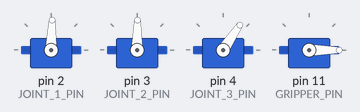
Simulated run of this sketch. Board: Arduino Uno, built with avr-gcc and run on an emulated ATmega328P. Shown: 4 × servo.

Above: at 0.1 s.
At 10.1 s:
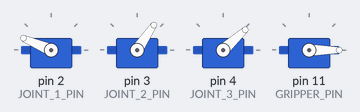
At 15.2 s:
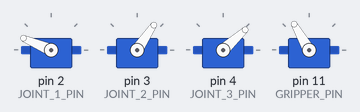
At 20.6 s:
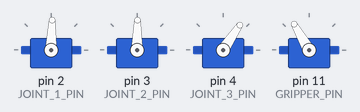
At 30.6 s:
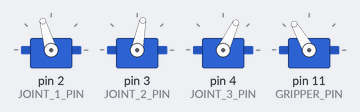
At 36.0 s:
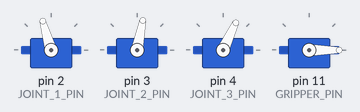
Timing chart, 0 to 40.0 s (numbered marks = the images above):
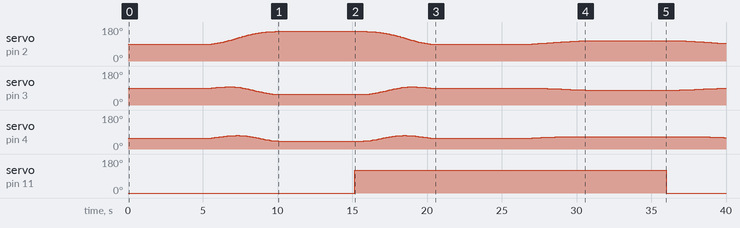

Measured:
- by itself, servo on pin 11 (GRIPPER_PIN): 0° → 120° at 15.2 s, → 0° 20.8 s later
- by itself, servo on pin 2 (JOINT_1_PIN): 88° → 89° at 5.3 s, → 90° 0.20 s later, → 91° 0.10 s later, → 92° 0.10 s later, … (115 changes in this stretch)

The sketch:

robot_arm.ino
```cpp
#include <Servo.h>
#include <math.h>

namespace Config {
constexpr uint8_t JOINT_1_PIN = 2;
constexpr uint8_t JOINT_2_PIN = 3;
constexpr uint8_t JOINT_3_PIN = 4;
constexpr uint8_t GRIPPER_PIN = 11;
constexpr float L1_CM = 9.5f;
constexpr float L2_CM = 15.0f;
constexpr int OFFSET_1 = 88;
constexpr int OFFSET_2 = 89;
constexpr int OFFSET_3 = 56;
constexpr int GRIPPER_OPEN = 0;
constexpr int GRIPPER_CLOSED = 120;
constexpr float SEGMENT_SECONDS = 5.0f;
constexpr float SAMPLE_SECONDS = 0.1f;
}

struct Point3 {
  float x;
  float y;
  float z;
};

struct JointAngles {
  float theta1;
  float theta2;
  float theta3;
};

Servo joint1;
Servo joint2;
Servo joint3;
Servo gripper;

const Point3 HOME = {15.0f, 0.0f, 9.5f};
const Point3 PICKUP = {7.0f, 18.0f, 3.0f};
const Point3 DROP_OFF = {15.0f, 5.0f, 4.5f};

bool solveElbowUp(const Point3 &target, JointAngles &mathAngles) {
  const float radial = sqrt(target.x * target.x + target.y * target.y);
  float cosineTheta3 =
      (radial * radial + target.z * target.z - Config::L1_CM * Config::L1_CM -
       Config::L2_CM * Config::L2_CM) /
      (2.0f * Config::L1_CM * Config::L2_CM);

  if (cosineTheta3 > 1.0001f || cosineTheta3 < -1.0001f) return false;
  cosineTheta3 = constrain(cosineTheta3, -1.0f, 1.0f);

  const float theta3 = -acos(cosineTheta3);
  const float theta2 = atan2(-target.z, radial) -
                       atan2(-Config::L2_CM * sin(theta3),
                             Config::L1_CM + Config::L2_CM * cos(theta3));
  const float theta1 = radial < 0.001f ? 0.0f : atan2(target.y, target.x);

  mathAngles = {theta1 * RAD_TO_DEG, theta2 * RAD_TO_DEG, theta3 * RAD_TO_DEG};
  return true;
}

bool commandCartesian(const Point3 &target) {
  JointAngles theta;
  if (!solveElbowUp(target, theta)) return false;

  const float physical1 = theta.theta1;
  const float physical2 = theta.theta2 + 90.0f;
  const float physical3 = theta.theta3 + 90.0f;

  const int servo1 = constrain(lround(physical1) + Config::OFFSET_1, 0, 180);
  const int servo2 = constrain(-lround(physical2) + Config::OFFSET_2, 0, 180);
  const int servo3 = constrain(-lround(physical3) + Config::OFFSET_3, 0, 180);

  joint1.write(servo1);
  joint2.write(servo2);
  joint3.write(servo3);
  return true;
}

float cubicPosition(float start, float end, float duration, float time) {
  const float ratio = time / duration;
  const float blend = 3.0f * ratio * ratio - 2.0f * ratio * ratio * ratio;
  return start + (end - start) * blend;
}

bool moveCartesian(const Point3 &start, const Point3 &end) {
  const int intervals = lround(Config::SEGMENT_SECONDS / Config::SAMPLE_SECONDS);
  for (int index = 0; index <= intervals; ++index) {
    const float time = index * Config::SAMPLE_SECONDS;
    const Point3 target = {
        cubicPosition(start.x, end.x, Config::SEGMENT_SECONDS, time),
        cubicPosition(start.y, end.y, Config::SEGMENT_SECONDS, time),
        cubicPosition(start.z, end.z, Config::SEGMENT_SECONDS, time)};
    if (!commandCartesian(target)) return false;
    delay(lround(Config::SAMPLE_SECONDS * 1000.0f));
  }
  return true;
}

void setup() {
  Serial.begin(9600);
  joint1.attach(Config::JOINT_1_PIN);
  joint2.attach(Config::JOINT_2_PIN);
  joint3.attach(Config::JOINT_3_PIN);
  gripper.attach(Config::GRIPPER_PIN);

  commandCartesian(HOME);
  gripper.write(Config::GRIPPER_OPEN);
  delay(5000);

  if (!moveCartesian(HOME, PICKUP)) return;
  delay(5000);
  gripper.write(Config::GRIPPER_CLOSED);
  delay(500);

  if (!moveCartesian(PICKUP, HOME)) return;
  delay(5000);
  if (!moveCartesian(HOME, DROP_OFF)) return;
  delay(5000);
  gripper.write(Config::GRIPPER_OPEN);
  delay(500);
  moveCartesian(DROP_OFF, HOME);
}

void loop() {}
```
